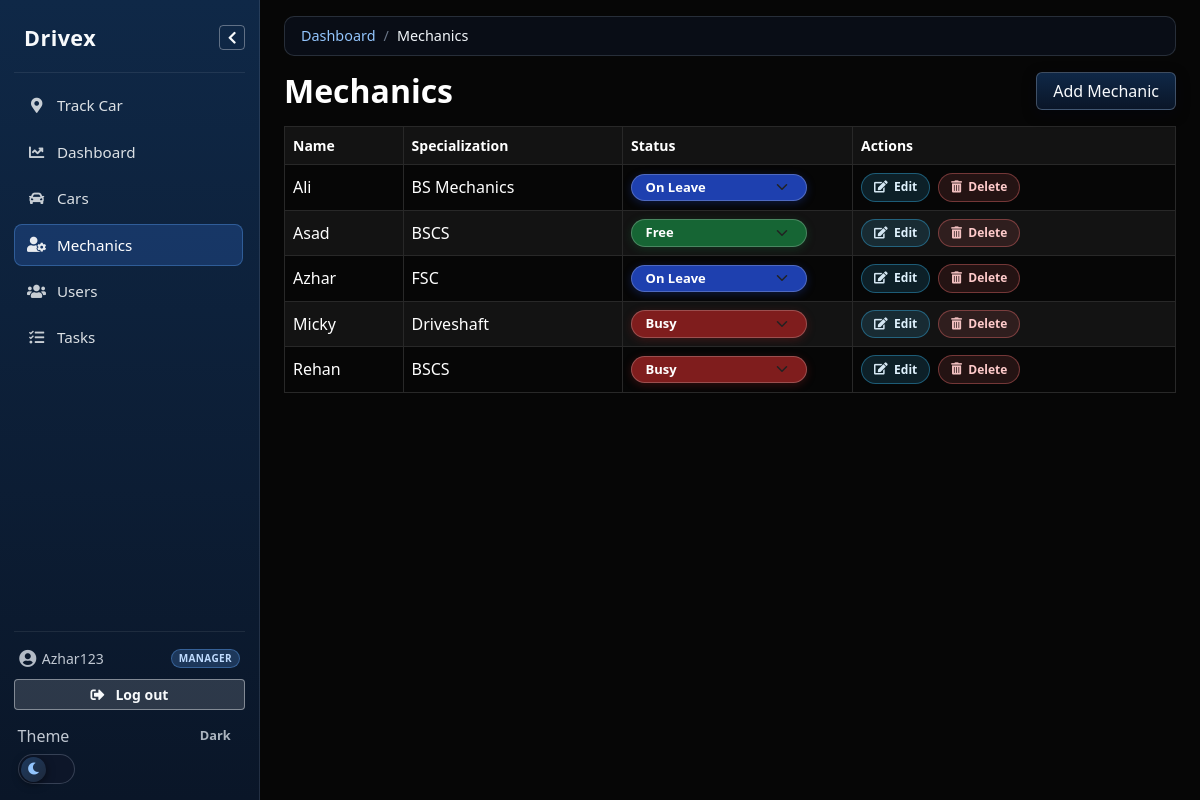
Screenshot of /mechanics/ (signed in) with the database file from the repository.
### taskapp/models.py (models this page shows, shortened)
class Mechanic(models.Model):
    name = models.CharField(max_length=30)
    specialization = models.CharField(max_length=30, blank=True)
    phone_number = models.CharField(max_length=20, blank=True)
    is_active = models.BooleanField(default=True)
    is_on_leave = models.BooleanField(
        default=False,
        help_text='Mark when the mechanic is unavailable (leave).',
    )
    is_manually_busy = models.BooleanField(
        default=False,
        help_text='When set and there is no open task, shows as Busy.',
    )
    user = models.OneToOneField(
        settings.AUTH_USER_MODEL,
        on_delete=models.SET_NULL,
        null=True,
        blank=True,
        related_name='mechanic_profile',
        help_text='Optional login for this mechanic (restricted to assigned tasks only).',
    )
    created_at = models.DateTimeField(auto_now_add=True)
    class Meta:
        ordering = ['name']

### taskapp/views.py (the view)
# urls.py: path('mechanics/', views.MechanicListView.as_view(), name='mechanic_list'),
class MechanicListView(ShopManagerRequiredMixin, ListView):
    model = Mechanic
    template_name = 'mechanics/mechanic_list.html'
    context_object_name = 'mechanics'
    def get_queryset(self):
        active_task = Task.objects.filter(
            mechanic=OuterRef('pk'),
        ).exclude(status='completed')
        return Mechanic.objects.annotate(
            has_active_task=Exists(active_task),
        )

### taskapp/breadcrumbs.py (called while the page is built)
def _dashboard():
    return {"label": _("Dashboard"), "url": reverse("home")}

### taskapp/context_processors.py (called while the page is built, shortened)
def admin_mechanic_task_summary(request):
    try:
        admin_index = reverse('admin:index')
    except Exception:
        return {}
    if request.path.rstrip('/') != admin_index.rstrip('/'):
        return {}

def shop_roles(request):
    user = request.user
    role = resolve_shop_access_role(user) if user.is_authenticated else None
    return {
        'shop_role': role,
        'is_shop_manager': role == 'manager',
        'shop_mechanic': get_mechanic_profile(user) if user.is_authenticated else None,
    }

def shop_breadcrumbs(request):
    return {'shop_breadcrumb_items': resolve_shop_breadcrumb_items(request)}

def site_shop_theme(request):
    raw = request.COOKIES.get(SITE_THEME_COOKIE, '')
    theme = raw if raw in ('light', 'dark') else 'dark'
    return {
        'site_bootswatch_css': (
            SITE_BOOTSWATCH_LIGHT_CSS if theme == 'light' else SITE_BOOTSWATCH_DARK_CSS
        ),
        'site_bootswatch_dark_url': SITE_BOOTSWATCH_DARK_CSS,
        'site_bootswatch_light_url': SITE_BOOTSWATCH_LIGHT_CSS,
        'site_theme_cookie_name': SITE_THEME_COOKIE,
    }

### taskapp/mixins.py (called while the page is built)
    def test_func(self):
        return is_shop_manager(self.request.user)

### taskapp/rbac.py (called while the page is built)
def is_shop_manager(user) -> bool:
    if not user.is_authenticated:
        return False
    if user.is_superuser:
        return True
    return user.groups.filter(name=MANAGER_GROUP).exists()

def get_mechanic_profile(user):
    if not user.is_authenticated:
        return None
    try:
        return user.mechanic_profile
    except ObjectDoesNotExist:
        return None

def resolve_shop_access_role(user) -> str | None:
    if not user.is_authenticated:
        return None
    if is_shop_manager(user):
        return 'manager'
    if get_mechanic_profile(user) is not None:
        return 'mechanic'
    return None

### taskapp/templates/mechanics/mechanic_list.html (shortened to what this page needs)
{% extends 'base.html' %}
{% block content %}
<div class="d-flex justify-content-between align-items-center flex-wrap gap-2 mb-3">
    <h2 class="mb-0">Mechanics</h2>
    <a href="{% url 'mechanic_create' %}" class="btn btn-primary">Add Mechanic</a>
</div>
<div class="table-responsive shop-table-scroll">
<table class="table table-bordered table-striped">
    <thead>
        <tr>
            <th>Name</th>
            <th>Specialization</th>
            <th>Status</th>
            <th>Actions</th>
        </tr>
    </thead>
    <tbody>
        {% for mechanic in mechanics %}
        <tr>
            <td>{{ mechanic.name }}</td>
            <td>{{ mechanic.specialization }}</td>
            <td class="mechanic-status-cell">
                <select
                    name="availability"
                    id="avail-{{ mechanic.id }}"
                    form="form-mechanic-avail-{{ mechanic.id }}"
                    class="form-select form-select-sm enum-select task-inline-select mechanic-status-select {% if mechanic.is_on_leave %}mechanic-status-select--on-leave{% elif mechanic.has_active_task or mechanic.is_manually_busy %}mechanic-status-select--busy{% else %}mechanic-status-select--free{% endif %}"
                    onchange="document.getElementById('form-mechanic-avail-{{ mechanic.id }}').submit()"
                >
                    <option
                        value="free"
                        {% if not mechanic.is_on_leave and not mechanic.has_active_task and not mechanic.is_manually_busy %}selected{% endif %}
                    >
                        Free
                    </option>
                    <option
                        value="busy"
                        {% if not mechanic.is_on_leave %}
                          {% if mechanic.has_active_task or mechanic.is_manually_busy %}selected{% endif %}
                        {% endif %}
                    >
                        Busy
                    </option>
                    <option
                        value="on_leave"
                        {% if mechanic.is_on_leave %}selected{% endif %}
                    >
                        On Leave
                    </option>
                </select>
            </td>
            <td class="shop-actions-cell text-nowrap">
                <div class="shop-row-actions" role="group">
                    <a
                        class="shop-action-btn shop-action-btn--edit"
                        href="{% url 'mechanic_update' mechanic.id %}"
                        title="Edit mechanic {{ mechanic.name }}"
                        aria-label="Edit"
                        ><i class="fas fa-edit" aria-hidden="true"></i
                        ><span class="shop-action-btn__label">Edit</span></a
                    >
                    <a
                        class="shop-action-btn shop-action-btn--delete"
                        href="{% url 'mechanic_delete' mechanic.id %}"
                        title="Delete mechanic {{ mechanic.name }}"
                        aria-label="Delete"
                        ><i class="fas fa-trash-alt" aria-hidden="true"></i
                        ><span class="shop-action-btn__label">Delete</span></a
                    >
                </div>
            </td>
        </tr>
        {% endfor %}
    </tbody>
</table>
</div>
{% endblock %}

### taskapp/templates/base.html (shortened to what this page needs)
{% load static i18n %}
<!doctype html>
<html lang="en">
  <head>
    <link
      id="task-site-bootstrap-theme"
      rel="stylesheet"
      href="{{ site_bootswatch_css }}"
    />
    <link
      rel="stylesheet"
      href="https://cdnjs.cloudflare.com/ajax/libs/font-awesome/5.15.4/css/all.min.css"
    />
    <link rel="stylesheet" href="{% static 'taskapp/css/site-theme.css' %}" />
  </head>
  <body class="bg-body text-body">
    {% if user.is_authenticated and shop_role %}
    <div class="site-shell" id="site-shell">
      <aside class="site-sidebar" id="site-sidebar" aria-label="{% trans 'Main navigation' %}">
        <div class="site-sidebar-inner">
          <div class="site-sidebar-header-row">
            <a
              class="site-sidebar-brand"
              href="{% if shop_role == 'mechanic' %}{% url 'task_list' %}{% else %}{% url 'home' %}{% endif %}"
              ><span class="site-sidebar-brand-full">Drivex</span
              ><span class="site-sidebar-brand-short" aria-hidden="true">D</span></a
            >
            <button
              type="button"
              class="site-sidebar-collapse-toggle btn btn-sm btn-outline-light d-none d-lg-inline-flex"
              id="site-sidebar-collapse-toggle"
              aria-expanded="true"
              aria-controls="site-sidebar"
              data-title-expanded="{% trans 'Collapse sidebar' %}"
              data-title-collapsed="{% trans 'Expand sidebar' %}"
              title="{% trans 'Collapse sidebar' %}"
            >
              <i class="fas fa-chevron-left" aria-hidden="true"></i>
            </button>
          </div>
          <nav class="site-sidebar-nav">
            {% if is_shop_manager %}
            <a
              href="{% url 'customer_eta' %}"
              class="site-sidebar-link {% if request.path == '/track-car/' %}active{% endif %}"
              title="{% trans 'Track Car' %}"
              ><i class="fas fa-map-marker-alt site-sidebar-icon" aria-hidden="true"></i>
              <span class="site-sidebar-label">{% trans 'Track Car' %}</span></a
            >
            {% endif %}
            {% if is_shop_manager %}
            <a
              href="{% url 'home' %}"
              class="site-sidebar-link {% if request.path == '/' %}active{% endif %}"
              title="{% trans 'Dashboard' %}"
              ><i class="fas fa-chart-line site-sidebar-icon" aria-hidden="true"></i>
              <span class="site-sidebar-label">{% trans 'Dashboard' %}</span></a
            >
            <a
              href="{% url 'car_list' %}"
              class="site-sidebar-link {% if request.path|slice:':6' == '/cars/' %}active{% endif %}"
              title="{% trans 'Cars' %}"
              ><i class="fas fa-car site-sidebar-icon" aria-hidden="true"></i>
              <span class="site-sidebar-label">{% trans 'Cars' %}</span></a
            >
            <a
              href="{% url 'mechanic_list' %}"
              class="site-sidebar-link {% if request.path|slice:':12' == '/mechanics/' %}active{% endif %}"
              title="{% trans 'Mechanics' %}"
              ><i class="fas fa-user-cog site-sidebar-icon" aria-hidden="true"></i>
              <span class="site-sidebar-label">{% trans 'Mechanics' %}</span></a
            >
            <a
              href="{% url 'shop_user_list' %}"
              class="site-sidebar-link {% if request.path|slice:':7' == '/users/' %}active{% endif %}"
              title="{% trans 'Users' %}"
              ><i class="fas fa-users site-sidebar-icon" aria-hidden="true"></i>
              <span class="site-sidebar-label">{% trans 'Users' %}</span></a
            >
            {% endif %}
            <a
              href="{% url 'task_list' %}"
              class="site-sidebar-link {% if request.path|slice:':7' == '/tasks/' %}active{% endif %}"
              title="{% if shop_role == 'mechanic' %}{% trans 'My tasks' %}{% else %}{% trans 'Tasks' %}{% endif %}"
              ><i class="fas fa-tasks site-sidebar-icon" aria-hidden="true"></i>
              <span class="site-sidebar-label"
                >{% if shop_role == 'mechanic' %}{% trans 'My tasks' %}{% else %}{% trans 'Tasks' %}{% endif %}</span
              ></a
            >
          </nav>
          <div class="site-sidebar-footer">
            <div
              class="site-sidebar-user"
              title="{{ user.username }} — {% if shop_role == 'manager' %}{% if user.is_superuser %}{% trans 'Superuser' %}{% else %}{% trans 'Manager' %}{% endif %}{% elif shop_role == 'mechanic' %}{% trans 'Mechanic' %}{% endif %}"
            >
              <i class="fas fa-user-circle site-sidebar-user-icon" aria-hidden="true"></i>
              <span class="site-sidebar-user-meta">
                <span class="site-sidebar-user-line">
                  <span class="site-sidebar-user-name text-truncate">{{ user.username }}</span>
                  {% if shop_role == 'manager' %}
                  <span
                    class="site-sidebar-role-badge {% if user.is_superuser %}site-sidebar-role-badge-superuser{% else %}site-sidebar-role-badge-manager{% endif %}"
                    >{% if user.is_superuser %}{% trans 'Superuser' %}{% else %}{% trans 'Manager' %}{% endif %}</span
                  >
                  {% elif shop_role == 'mechanic' %}
                  <span class="site-sidebar-role-badge site-sidebar-role-badge-mechanic"
                    >{% trans 'Mechanic' %}</span
                  >
                  {% endif %}
                </span>
              </span>
            </div>
            <form method="post" action="{% url 'logout' %}" class="site-sidebar-logout">
              <button type="submit" class="btn btn-sidebar-logout btn-sm w-100">
                <i class="fas fa-sign-out-alt site-sidebar-logout-icon" aria-hidden="true"></i>
                <span class="site-sidebar-logout-text">{% trans 'Log out' %}</span>
              </button>
            </form>
            <div class="site-sidebar-theme">
              <div class="site-sidebar-theme-meta">
                <span class="theme-toggle-label">{% trans 'Theme' %}</span>
                <span id="task-site-theme-label" class="theme-toggle-mode">Dark</span>
              </div>
              <label class="theme-switch" title="{% trans 'Toggle light theme' %}">
                <span class="theme-switch-track">
                  <span class="theme-switch-thumb">
                    <i class="fas fa-moon theme-switch-icon-dark"></i>
                  </span>
                </span>
              </label>
            </div>
          </div>
        </div>
      </aside>
      <div class="site-main">
        <div class="site-main-body container-fluid px-3 px-lg-4 py-3 pb-5">
    {% endif %}
          {% include "includes/shop_breadcrumbs.html" %}
          {% block content %}{% endblock %}
    {% if user.is_authenticated and shop_role %}
        </div>
      </div>
    </div>
    {% else %}
    </div>
    {% endif %}
  </body>
</html>

### rows the page displays
Mechanic: name "Ali", specialization "BS Mechanics", availability "On Leave"
Mechanic: name "Asad", specialization "BSCS", availability "Free"
Mechanic: name "Azhar", specialization "FSC", availability "On Leave"
Mechanic: name "Micky", specialization "Driveshaft", availability "Busy"
Mechanic: name "Rehan", specialization "BSCS", availability "Busy"

### other values shown
{{ user.username }} "Azhar123"
{{ item.label }} "Dashboard"
{{ item.label }} "Mechanics"
